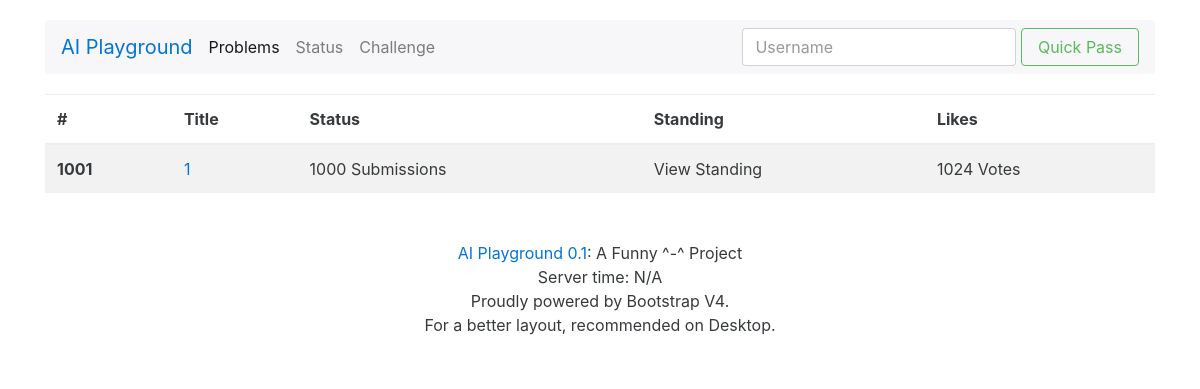
The app's page /problist/ with its own data.
### problem/models.py (models this page shows, shortened)
class Problem(models.Model):
    STATUS_CHOICES = (
        ('r', 'Removed'),
        ('a', 'Available'),
    )
    id = models.IntegerField('#', primary_key=True)
    title = models.CharField('Title', max_length=70)
    submissions = models.IntegerField('Submissions', default=0)
    status = models.CharField('Status', max_length=1, choices=STATUS_CHOICES)
    likes = models.PositiveIntegerField('Likes', default=0)
    time_limit = models.IntegerField('Time Limit (ms)', default=1000)
    memory_limit = models.IntegerField('Memory Limit (MB)', default=512)
    program_limit = models.IntegerField('Program Limit (KB)', default=128)
    description = models.TextField('Description')
    input = models.TextField('Input')
    output = models.TextField('Output')
    samples = models.ManyToManyField(Data, 'Samples')
    class Meta:
        ordering = ['-id']

### problem/views.py (the view)
# urls.py: url(r'^problist/', problist_view, name='problist'),
def problist_view(request):
    ProblemList = Problem.objects.filter(status='a')
    return render(request, 'problist.html', {'problem_list': ProblemList})

### templates/problist.html
{% extends 'base.html' %}
{% block content %}
<table class="table table-striped">
    <thead>
        <tr>
            <th>#</th>
            <th>Title</th>
            <th>Status</th>
            <th>Standing</th>
            <th>Likes</th>
        </tr>
    </thead>
    <tbody>
        <tr> {% for problem in problem_list %}
            <th scope="row">{{ problem.id }}</th>
            <td><a href="{% url 'problem' problem.id %}">{{ problem.title }}</a></td>
            <td>{{ problem.submissions }} Submissions</td>
            <td>View Standing</td>
            <td>{{ problem.likes }} Votes</td>
        {% endfor %} </tr>
    </tbody>
</table>
{% endblock %}

### static/css/layout.css (style rules this page uses)
body { padding-top: 20px; padding-bottom: 20px; }

### records on screen
Problem: id "1001", title "1", submissions "1000", likes "1024"
